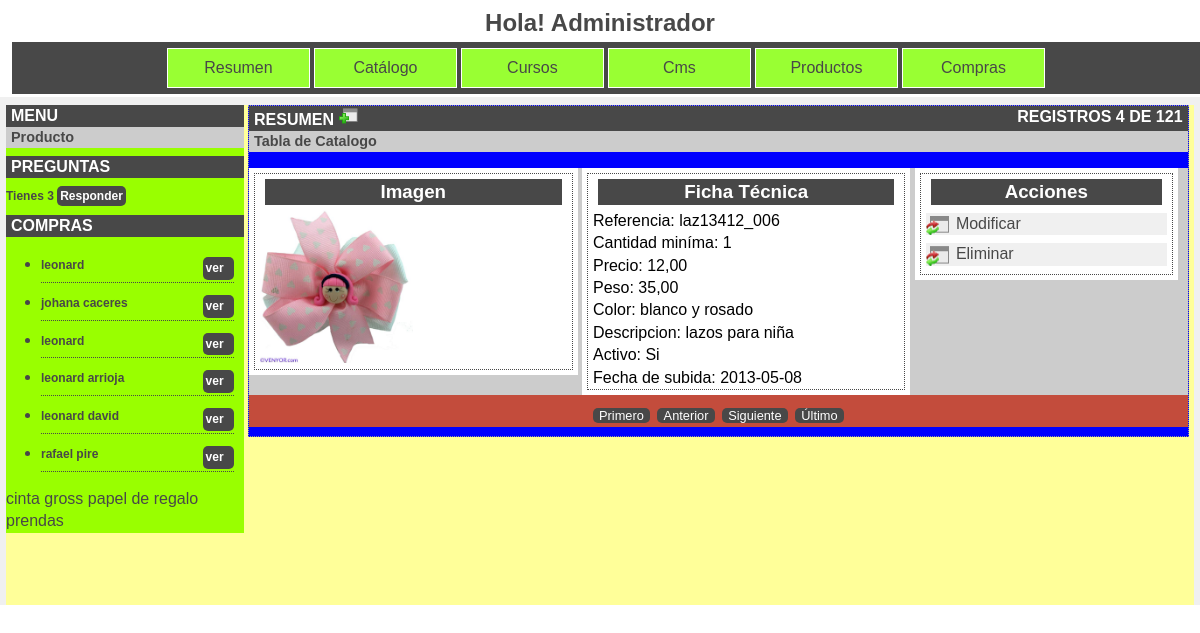
/admin_vyf/catalogoRes.php, run on the app's committed database.
### tables this page shows
CREATE TABLE IF NOT EXISTS `vy_cat_kategorie` (
  `kategorie_id` int(10) NOT NULL AUTO_INCREMENT,
  `nombre_categoria` varchar(25) DEFAULT NULL,
  `sujet_id` int(11) DEFAULT NULL,
  `activar` int(11) DEFAULT NULL,
  PRIMARY KEY (`kategorie_id`)
);

CREATE TABLE IF NOT EXISTS `vy_catalogo` (
  `catalogo_id` int(11) NOT NULL AUTO_INCREMENT,
  `unterkategorie_id` int(11) DEFAULT NULL,
  `referencia` varchar(200) DEFAULT NULL,
  `imagen60` varchar(200) DEFAULT NULL,
  `imagen700` varchar(200) DEFAULT NULL,
  `fechasubida` date DEFAULT NULL,
  `cantidad` int(11) DEFAULT NULL,
  `precio` decimal(11,2) DEFAULT NULL,
  `peso` decimal(11,2) DEFAULT NULL,
  `color` varchar(100) DEFAULT NULL,
  `descripcion` text,
  `activar` int(1) DEFAULT NULL,
  PRIMARY KEY (`catalogo_id`)
);

### admin_vyf/catalogoRes.php (the view, shortened to what this page needs)
<?php require_once('../Connections/cnx.php'); ?>
<?php
$currentPage = $_SERVER["PHP_SELF"];
$maxRows_RsCatalogo = 1;
$pageNum_RsCatalogo = 3;
$startRow_RsCatalogo = $pageNum_RsCatalogo * $maxRows_RsCatalogo;
$query_RsCatalogo = "SELECT * FROM vy_catalogo ORDER BY catalogo_id DESC";
$query_limit_RsCatalogo = sprintf("%s LIMIT %d, %d", $query_RsCatalogo, $startRow_RsCatalogo, $maxRows_RsCatalogo);
$RsCatalogo = mysql_query($query_limit_RsCatalogo, $cnx) or die(mysql_error());
$row_RsCatalogo = mysql_fetch_assoc($RsCatalogo);
if (isset($_GET['totalRows_RsCatalogo'])) {
  $totalRows_RsCatalogo = $_GET['totalRows_RsCatalogo'];
} else {
  $all_RsCatalogo = mysql_query($query_RsCatalogo);
  $totalRows_RsCatalogo = mysql_num_rows($all_RsCatalogo);
}
$totalPages_RsCatalogo = ceil($totalRows_RsCatalogo/$maxRows_RsCatalogo)-1;
$queryString_RsCatalogo = "";
$queryString_RsCatalogo = sprintf("&totalRows_RsCatalogo=%d%s", $totalRows_RsCatalogo, $queryString_RsCatalogo);
$query_RsMostrarSi = "SELECT DISTINCT vy_cat_kategorie.nombre_categoria, vy_catalogo.imagen700, vy_cat_kategorie.kategorie_id FROM vy_catalogo INNER JOIN vy_cat_unterkategorie ON vy_catalogo.unterkategorie_id = vy_cat_unterkategorie.unterkategorie_id  INNER JOIN vy_cat_kategorie ON vy_cat_unterkategorie.kategorie_id = vy_cat_kategorie.kategorie_id GROUP BY vy_cat_kategorie.nombre_categoria";
$RsMostrarSi = mysql_query($query_RsMostrarSi, $cnx) or die(mysql_error());
$row_RsMostrarSi = mysql_fetch_assoc($RsMostrarSi);
?>
<!DOCTYPE html>
 <html lang="es" class="no-js" >
<head>
  <link rel="stylesheet" href="css/normalize.css">
  <link rel="stylesheet"  href="css/menu.css" >
</head>
<body>
  <header>
    <h2>Hola! Administrador</h2>
    <?PHP include_once('includes/menuHori.php') ?>
  </header>
  <div id="container">
    <div id="sidebar">
    <?PHP include('includes/sidebar1.php') ?>
    <?php do { ?>
    <a href="catalogores.php?g=<?php echo $row_RsMostrarSi['kategorie_id']; ?>"><?php echo $row_RsMostrarSi['nombre_categoria']; ?></a>
    <?php } while ($row_RsMostrarSi = mysql_fetch_assoc($RsMostrarSi)); ?>
    </div>
    <div id="content">
      <div class="primeraLinea">Resumen
        <a href="catalogoAdd.php?"><img src="../img/index_add.gif" width="20" height="19" alt="add" title="Nuevo producto"></a>
        <?php if (!isset($_GET['g'])){?>
        <p class="registro">Registros <?php echo min($startRow_RsCatalogo + $maxRows_RsCatalogo, $totalRows_RsCatalogo) ?> de <?php echo $totalRows_RsCatalogo ?></p>
        <?php }?>
      </div>
      <div class="segundaLinea">
        <div>Tabla de Catalogo</div>
      </div>
      <?php
      if (isset($_GET['g']))
      {
        $respuesta = mysql_query("SELECT * FROM vy_catalogo WHERE vy_catalogo.kategorie_id = ".$_GET['g']." ") or die(mysql_error());
        $row_RsRespuesta = mysql_fetch_assoc($respuesta);
        $totalRows_RsRespuesta = mysql_num_rows($respuesta);
      ?>
        <section><?php do { ?>
        <div class="productoText">
          <div class="imgResumen textoResumen">
            <ul>
              <li><h3>Imagen</h3></li>
              <li><img src="../<?php echo $row_RsRespuesta['imagen700'] ;?>" alt="nombre"><?php if ($row_RsRespuesta['activar'] == 0) echo "No Activo"; ?></li>
            </ul>
          </div>
          <div class="textoResumen">
            <ul>
              <li><h3>Ficha Técnica</h3></li>
              <li>Nombre: esto es una prueba</li>
              <li>Descripción:<?php echo $row_RsRespuesta['descripcion']?></li>
              <li>Referencia:<?php echo $row_RsRespuesta['referencia']?></li>
              <li>Stock:<?php echo $row_RsRespuesta['cantidad'] ?></li>
              <li><?php echo "Precio: ".number_format($row_RsRespuesta['precio'],2,',','.') ;?></li><hr>
              <li><?php echo "Peso: ".number_format($row_RsRespuesta['peso'],2,',','.'); ?></li>
              <li><?php echo "Color: ".$row_RsRespuesta['color'] ;?></li>
              <li><?php echo "Activo: ";if ($row_RsRespuesta['activar'] == 0) echo "No"; else echo "Si"; ?></li>
              <li><?php echo "Fecha de subida: ".$row_RsRespuesta['fechasubida'] ;?></li>
            </ul>
          </div>
          <div class="textoResumen textoAcciones">
            <ul>
              <li><h3>Acciones</h3></li>
              <li><a href="catalogoMod.php?id=<?php echo $row_RsRespuesta['catalogo_id']; ?>"><span>Modificar</span></a></li>
              <li><a href="catalogoDel.php?id=<?php echo $row_RsRespuesta['catalogo_id']; ?>"><span>Eliminar</span></a></li>
            </ul>
        </div>
        </div><?php } while ($row_RsRespuesta = mysql_fetch_assoc($respuesta ));     ?>
        </section>
      <?php } else  { ?>
      <section>
        <?php do { ?>
        <div class="productoText">
          <div class="imgResumen textoResumen">
            <ul>
              <li><h3>Imagen</h3></li>
              <li><img src="../<?php echo $row_RsCatalogo['imagen700'] ;?>" alt="nombre"><?php if ($row_RsCatalogo['activar'] == 0) echo "No Activo"; ?></li>
            </ul>
          </div>
          <div class="textoResumen">
            <ul>
              <li><h3>Ficha Técnica</h3></li>
              <li><?php echo "Referencia: ".$row_RsCatalogo['referencia']?></li>
              <li><?php echo "Cantidad miníma: ".$row_RsCatalogo['cantidad'] ;?></li>
              <li><?php echo "Precio: ".number_format($row_RsCatalogo['precio'],2,',','.') ;?></li>
              <li><?php echo "Peso: ".number_format($row_RsCatalogo['peso'],2,',','.'); ?></li>
              <li><?php echo "Color: ".$row_RsCatalogo['color'] ;?></li>
              <li><?php echo "Descripcion: ".$row_RsCatalogo['descripcion'] ;?></li>
              <li><?php echo "Activo: ";if ($row_RsCatalogo['activar'] == 0) echo "No"; else echo "Si"; ?></li>
              <li><?php echo "Fecha de subida: ".$row_RsCatalogo['fechasubida'] ;?></li>
            </ul>
          </div>
          <div class="textoResumen textoAcciones">
            <ul>
              <li><h3>Acciones</h3></li>
              <li><a href="catalogoMod.php?id=<?php echo $row_RsCatalogo['catalogo_id']; ?>"><span>Modificar</span></a></li>
              <li><a href="catalogoDel.php?id=<?php echo $row_RsCatalogo['catalogo_id']; ?>"><span>Eliminar</span></a></li>
            </ul>
        </div>
        </div>
          <?php } while ($row_RsCatalogo = mysql_fetch_assoc($RsCatalogo)); ?>
        <div class="paginador">
          <div class="paginadorPrimero">
            <?php if ($pageNum_RsCatalogo > 0) {  ?>
            <a href="<?php printf("%s?pageNum_RsCatalogo=%d%s", $currentPage, 0, $queryString_RsCatalogo); ?>">Primero</a>
            <?php }  ?>
          </div>
          <div class="paginadorAnterior">
            <?php if ($pageNum_RsCatalogo > 0) {  ?>
            <a href="<?php printf("%s?pageNum_RsCatalogo=%d%s", $currentPage, max(0, $pageNum_RsCatalogo - 1), $queryString_RsCatalogo); ?>">Anterior</a>
            <?php }  ?>
          </div>
          <div class="paginadorSiguiente">
            <?php if ($pageNum_RsCatalogo < $totalPages_RsCatalogo) {  ?>
            <a href="<?php printf("%s?pageNum_RsCatalogo=%d%s", $currentPage, min($totalPages_RsCatalogo, $pageNum_RsCatalogo + 1), $queryString_RsCatalogo); ?>">Siguiente</a>
            <?php }  ?>
          </div>
          <div class="paginadorUltimo">
            <?php if ($pageNum_RsCatalogo < $totalPages_RsCatalogo) {  ?>
            <a href="<?php printf("%s?pageNum_RsCatalogo=%d%s", $currentPage, $totalPages_RsCatalogo, $queryString_RsCatalogo); ?>">&Uacute;ltimo</a>
            <?php }  ?>
          </div>
        </div>
      </section>
      <?php  }  ?>
    </div>
  </div>
</body>
</html>

### admin_vyf/css/menu.css (style rules this page uses)
a { text-decoration: none; }
body { background-color: #f0f0f0; color: #000; font: 100%/1.4 Verdana, Arial, Helvetica, sans-serif; }
header { background-color: #fff; padding:0.2em 0; margin-bottom:0.5em; min-width: 600px; text-align: center; }
header h2 { font-size: 1,2em; margin: 0.1em; }
h1, h2, h3, h4, h5, h6, p, a { color:#484848; }
section { background: #c34c3c; }
#sidebar, #content { display:inline-block; vertical-align:top; }
#content { background: blue; border: 1px dotted #999; padding: 0; width: 79%; }
#container { width: 99%; max-width: 1260px; min-width: 600px; min-height: 500px; background-color: #ff9; margin: .5em auto ; }
#sidebar { background: #99ff00; width: 20%; margin-bottom: 0.5em; }
.productoText { background: #ccc; margin-top: 1em; width:100%; }
.productoText .textoResumen ul li h3 { font-weight: bold; background: #484848; color: white; text-align: center; margin: 5px; }
.productoText .textoResumen ul { border: 1px dotted #484848; list-style-type: none; padding: 0 5px; margin: 5px; }
.imgResumen img { width: 50%; -moz-transition-propety:-moz-transform; -webkit-transition-propety:-webkit-transform; transition-propety:transform; transition-duration:1s; }
.imgResumen, .textoResumen { width: 35%; }
.textoAcciones { width: 28%; }
.textoAcciones a { background: #f0f0f0; display: block; margin: .5em 0; background-image: url(../../img/index_replace.gif); background-repeat: no-repeat; }
.textoAcciones a > span { margin-left: 30px; }
.imgResumen, .textoResumen, .textoAcciones { background: white; display:inline-block; vertical-align:top; text-align: left; }
.registro { color:white; clear:both; font-size: 1em; font-weight: bold; float:right; margin:0; padding-right:5px; }
.primeraLinea { background:#484848; color:#FFF; font-size:1em; font-weight: bold; margin:0; padding-left:5px; text-transform: uppercase; }
.segundaLinea { background:#ccc !important; color:#484848; font-size:0.9em; font-weight:bold; margin:0; padding-left:5px; }
.paginador { color: #484848; text-align: center; margin: 0.6em; }
.paginador a { background: #484848; border-radius: 5px; -webkit-border-radius: 5px; -moz-border-radius: 5px; border-radius: 5px; color: #fff; font-size: 0.8em; text-decoration: none; text-align: center; padding: 0 0.5em; margin: 0.1em; }
.paginadorPrimero, .paginadorAnterior, .paginadorSiguiente, .paginadorUltimo { display: inline-block; vertical-align: top; }

### data on the page
vy_cat_kategorie: nombre_categoria "cinta gross"
vy_cat_kategorie: nombre_categoria "papel de regalo"
vy_cat_kategorie: nombre_categoria "prendas"
vy_catalogo: imagen700 (picture), referencia "laz13412_006", cantidad "1", precio "12,00", peso "35,00", color "blanco y rosado", descripcion "lazos para niña", activar "Si", fechasubida "2013-05-08"

### other printed values
$row_RsPregunta['Count(vy_cat_productos_pregunta.pregunta_id)'] "3"
$row_RsComprado['nombre'] "leonard"
$row_RsComprado['nombre'] "johana caceres"
$row_RsComprado['nombre'] "leonard arrioja"
$row_RsComprado['nombre'] "leonard david"
$row_RsComprado['nombre'] "rafael pire"
min($startRow_RsCatalogo + $maxRows_RsCatalogo, $totalRows_RsCatalogo) "4"
$totalRows_RsCatalogo "121"
